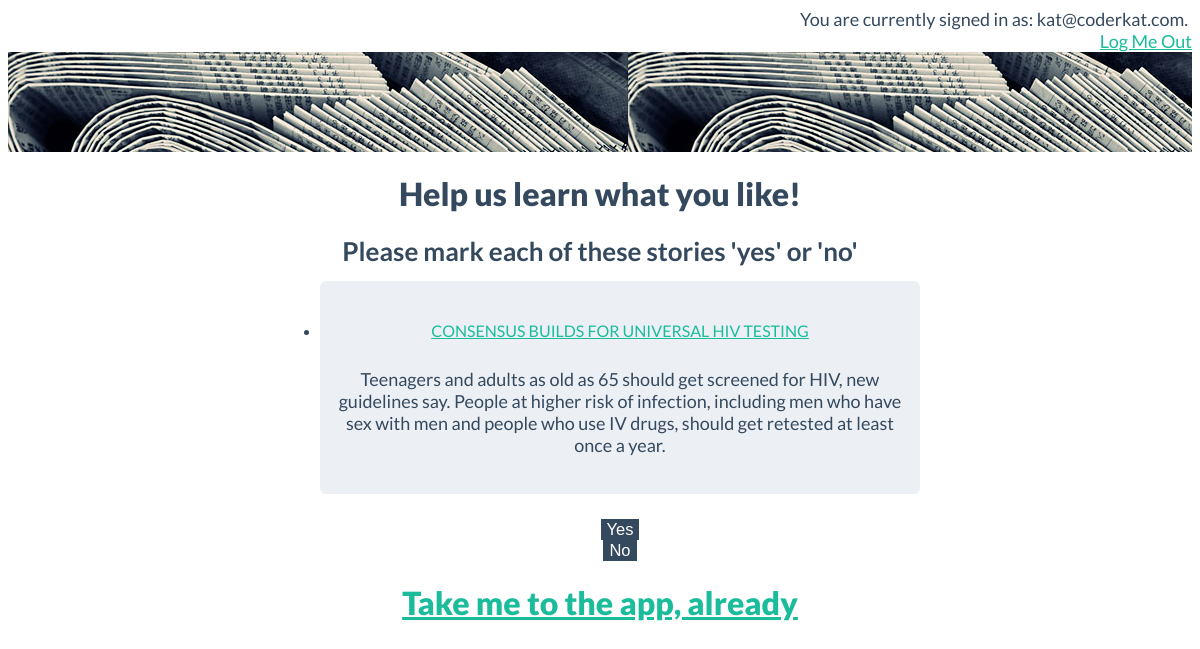
The app's page /selection (signed in) with its own data.
### model.py (models this page shows)
class InitStories(Base):
    __tablename__ = "initstories"
    id = Column(Integer, primary_key=True)
    title = Column(String(128))
    abstract = Column(String(256))
    url = Column(String(128))

### views.py (the view)
@app.route("/selection")
def selection():
    queue_list = model.session.query(model.InitStories).all()
    story_list = []
    for i in queue_list:
        story_list.append(model.session.query(model.InitStories).filter_by(id=i.id).first())
    return render_template("selection.html", story_list=story_list)

### views.py (called while the page is built)
@app.teardown_request
def shutdown_session(exception = None):
    db_session.remove()

@app.before_request
def load_user_id():
    g.user_id = session.get('user_id')

### templates/selection.html (shortened to what this page needs)
{% extends "base.html" %}
{% block content %}
<div class="heroHeader"></div>
<div class="centre" >
<div class="hero-unit">
<h1> Help us learn what you like! </h1>
<h2> Please mark each of these stories 'yes' or 'no' </h2>
</div>
</div>
<div class="container">
<ul class="storylist">
  <div class="centre">
 {% set var = 0 %}
 {% for story in story_list %}
<li class="article-show">
    <div class="tile">
      <div class="demo-row">
    	<div class="tile-title">
        <h5><a href="{{ story.url }}" target="_blank"> {{ story.title }} </a></h5>
        </div>
      </div>
      <div class="demo-row">
  	  <h4>{{ story.abstract }}</h4>
      </div>
    </div>
  <div class="demo-row">
    <div class="span2">
	  <button  class="btn" type="submit" value="yes" id="{{ story.id }}">Yes</button>
	</div>
    <div class="span2">
	  <button  class="btn" type="submit" value="no" id="{{ story.id }}">No</button>
	</div>
   </div>
</li>
{% set var = var +1 %}
{% endfor %}
  </div>
 </ul>
</div>
<div class="row">
<div class="centre">
  <h1><a href="{{ url_for('first_news') }}">Take me to the app, already</a></h1><br/>
</div>
</div>
{% endblock %}

### static/Flat-UI-master/css/flat-ui.css (style rules this page uses)
body { color: #34495e; font: 14px/1.231 "Lato", sans-serif; }
a { color: #1abc9c; text-decoration: underline; -webkit-transition: 0.25s; -moz-transition: 0.25s; -o-transition: 0.25s; transition: 0.25s; -webkit-backface-visibility: hidden; }
h1 { font-size: 32px; font-weight: 900; }
h2 { font-size: 26px; font-weight: 700; margin-bottom: 2px; }
h4 { font-size: 18px; font-weight: 500; margin-top: 4px; }
h5 { font-size: 16px; font-weight: 500; text-transform: uppercase; }
.btn { border: none; background: #34495e; color: white; font-size: 16.5px; text-decoration: none; text-shadow: none; -webkit-box-shadow: none; -moz-box-shadow: none; box-shadow: none; -webkit-transition: 0.25s; -moz-transition: 0.25s; -o-transition: 0.25s; transition: 0.25s; -webkit-backface-visibility: hidden; }
.demo-row { margin-bottom: 20px; }
.tile { background-color: #ecf0f5; border-radius: 6px; padding: 14px; position: relative; text-align: center; margin-bottom: 25px; }
.tile-title { font-size: 20px; margin: 0; }
.centre { width: 600px; display: block; margin-left: auto; margin-right: auto; text-align: center; }
.heroHeader { width: 100%; height: 100px; background-image: url("../../img/newspaper_stack.jpg"); }

### records on screen
InitStories: title "CONSENSUS BUILDS FOR UNIVERSAL HIV TESTING", abstract "Teenagers and adults as old as 65 should get screened for HIV, new guidelines say. People at higher risk of infection, including men who have sex with men and people who use IV drugs, should get retested at least once a year."

### other values on screen
{{ session['email'] }} "kat@coderkat.com"
